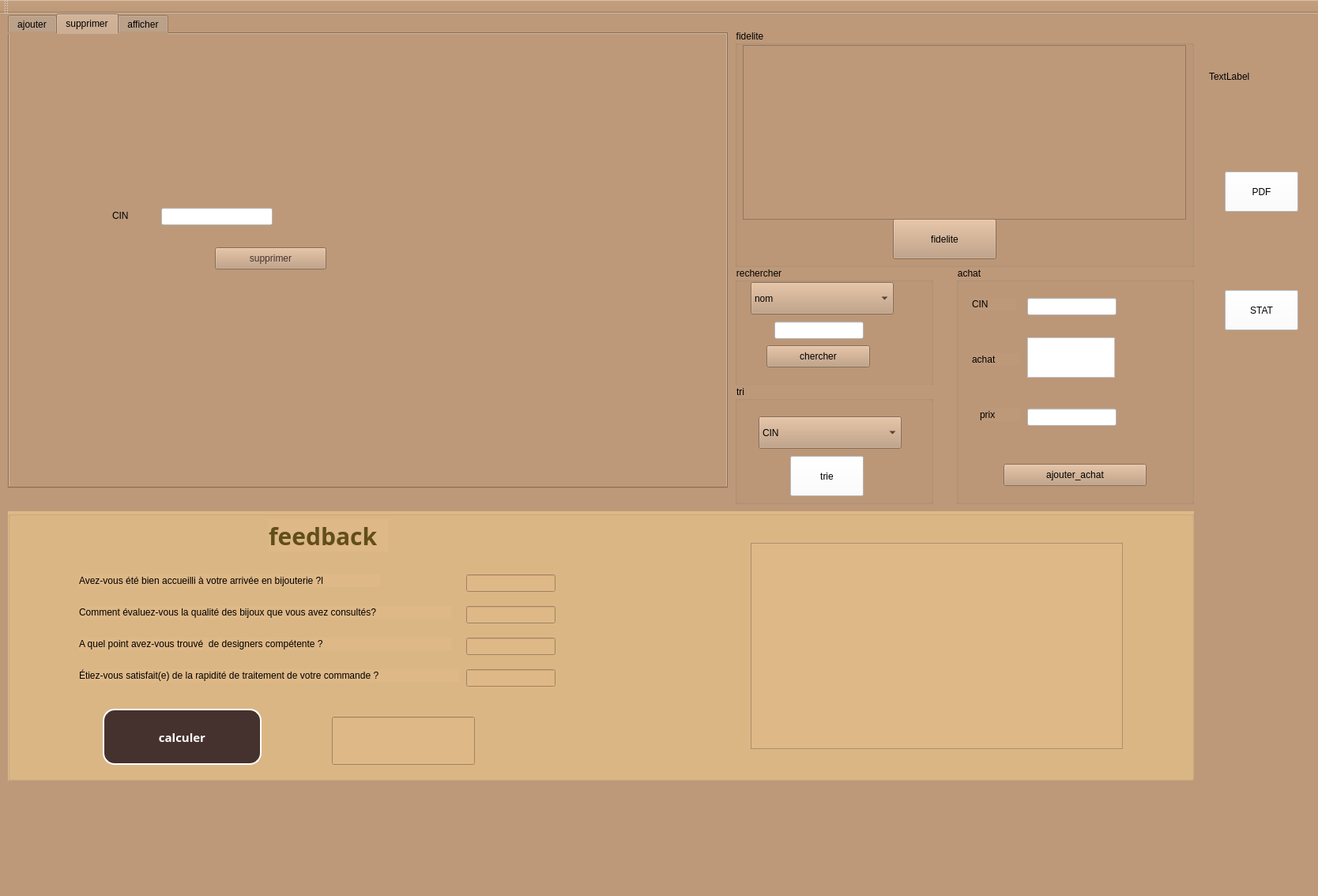
<?xml version="1.0" encoding="UTF-8"?>
<ui version="4.0">
 <class>MainWindow</class>
 <widget class="QMainWindow" name="MainWindow">
  <property name="geometry">
   <rect>
    <x>0</x>
    <y>0</y>
    <width>1668</width>
    <height>1134</height>
   </rect>
  </property>
  <property name="windowTitle">
   <string>Gestion des Clients</string>
  </property>
  <property name="styleSheet">
   <string notr="true">background-color: rgb(189, 153, 121);</string>
  </property>
  <widget class="QWidget" name="centralWidget">
   <widget class="QTabWidget" name="aaaaaaaaa">
    <property name="geometry">
     <rect>
      <x>10</x>
      <y>0</y>
      <width>911</width>
      <height>601</height>
     </rect>
    </property>
    <property name="currentIndex">
     <number>1</number>
    </property>
    <widget class="QWidget" name="ajouter">
     <attribute name="title">
      <string>ajouter</string>
     </attribute>
     <widget class="QGroupBox" name="groupBox">
      <property name="geometry">
       <rect>
        <x>-310</x>
        <y>-130</y>
        <width>1421</width>
        <height>921</height>
       </rect>
      </property>
      <property name="title">
       <string>ajout</string>
      </property>
      <widget class="QGroupBox" name="groupBox_3">
       <property name="geometry">
        <rect>
         <x>310</x>
         <y>120</y>
         <width>631</width>
         <height>651</height>
        </rect>
       </property>
       <property name="title">
        <string>ajout</string>
       </property>
       <widget class="QLabel" name="label_12">
        <property name="geometry">
         <rect>
          <x>20</x>
          <y>100</y>
          <width>56</width>
          <height>16</height>
         </rect>
        </property>
        <property name="styleSheet">
         <string notr="true">font: 10pt &quot;Arial Rounded MT Bold&quot;;</string>
        </property>
        <property name="text">
         <string>nom</string>
        </property>
       </widget>
       <widget class="QLabel" name="label_13">
        <property name="geometry">
         <rect>
          <x>20</x>
          <y>150</y>
          <width>71</width>
          <height>16</height>
         </rect>
        </property>
        <property name="styleSheet">
         <string notr="true">font: 10pt &quot;Arial Rounded MT Bold&quot;;</string>
        </property>
        <property name="text">
         <string>prenom</string>
        </property>
       </widget>
       <widget class="QLabel" name="label_14">
        <property name="geometry">
         <rect>
          <x>20</x>
          <y>200</y>
          <width>71</width>
          <height>16</height>
         </rect>
        </property>
        <property name="styleSheet">
         <string notr="true">font: 10pt &quot;Arial Rounded MT Bold&quot;;</string>
        </property>
        <property name="text">
         <string>adresse</string>
        </property>
       </widget>
       <widget class="QLabel" name="label_15">
        <property name="geometry">
         <rect>
          <x>20</x>
          <y>50</y>
          <width>56</width>
          <height>16</height>
         </rect>
        </property>
        <property name="styleSheet">
         <string notr="true">font: 10pt &quot;Arial Rounded MT Bold&quot;;</string>
        </property>
        <property name="text">
         <string>CIN</string>
        </property>
       </widget>
       <widget class="QLabel" name="label_16">
        <property name="geometry">
         <rect>
          <x>20</x>
          <y>240</y>
          <width>56</width>
          <height>21</height>
         </rect>
        </property>
        <property name="styleSheet">
         <string notr="true">font: 10pt &quot;Arial Rounded MT Bold&quot;;</string>
        </property>
        <property name="text">
         <string>numTl</string>
        </property>
       </widget>
       <widget class="QLineEdit" name="nom_LE">
        <property name="geometry">
         <rect>
          <x>110</x>
          <y>100</y>
          <width>161</width>
          <height>22</height>
         </rect>
        </property>
        <property name="text">
         <string/>
        </property>
       </widget>
       <widget class="QLineEdit" name="prenom_LE">
        <property name="geometry">
         <rect>
          <x>110</x>
          <y>150</y>
          <width>161</width>
          <height>22</height>
         </rect>
        </property>
        <property name="text">
         <string/>
        </property>
       </widget>
       <widget class="QLineEdit" name="adresse_LE">
        <property name="geometry">
         <rect>
          <x>110</x>
          <y>200</y>
          <width>161</width>
          <height>22</height>
         </rect>
        </property>
       </widget>
       <widget class="QLineEdit" name="CIN_LE">
        <property name="geometry">
         <rect>
          <x>110</x>
          <y>50</y>
          <width>161</width>
          <height>22</height>
         </rect>
        </property>
       </widget>
       <widget class="QLineEdit" name="numTl__LE">
        <property name="geometry">
         <rect>
          <x>110</x>
          <y>240</y>
          <width>161</width>
          <height>22</height>
         </rect>
        </property>
       </widget>
       <widget class="QPushButton" name="pb_ajouter">
        <property name="geometry">
         <rect>
          <x>320</x>
          <y>500</y>
          <width>93</width>
          <height>51</height>
         </rect>
        </property>
        <property name="styleSheet">
         <string notr="true">font: 15pt &quot;MV Boli&quot;;</string>
        </property>
        <property name="text">
         <string>ajouter</string>
        </property>
       </widget>
       <widget class="QPushButton" name="modifier">
        <property name="geometry">
         <rect>
          <x>50</x>
          <y>500</y>
          <width>111</width>
          <height>51</height>
         </rect>
        </property>
        <property name="styleSheet">
         <string notr="true">font: 15pt &quot;MV Boli&quot;;</string>
        </property>
        <property name="text">
         <string>modifier</string>
        </property>
       </widget>
       <widget class="QLabel" name="label_2">
        <property name="geometry">
         <rect>
          <x>0</x>
          <y>-30</y>
          <width>901</width>
          <height>651</height>
         </rect>
        </property>
        <property name="text">
         <string/>
        </property>
        <property name="pixmap">
         <pixmap>../387488608_1298659884866494_7454712925927752354_n.jpg</pixmap>
        </property>
        <property name="scaledContents">
         <bool>true</bool>
        </property>
       </widget>
       <widget class="QLabel" name="label_9">
        <property name="geometry">
         <rect>
          <x>10</x>
          <y>300</y>
          <width>111</width>
          <height>16</height>
         </rect>
        </property>
        <property name="styleSheet">
         <string notr="true">font: 10pt &quot;Arial Rounded MT Bold&quot;;</string>
        </property>
        <property name="text">
         <string>type d'achat</string>
        </property>
       </widget>
       <widget class="QLabel" name="label_10">
        <property name="geometry">
         <rect>
          <x>10</x>
          <y>380</y>
          <width>111</width>
          <height>16</height>
         </rect>
        </property>
        <property name="styleSheet">
         <string notr="true">font: 10pt &quot;Arial Rounded MT Bold&quot;;</string>
        </property>
        <property name="text">
         <string>prix</string>
        </property>
       </widget>
       <widget class="QLineEdit" name="prix">
        <property name="geometry">
         <rect>
          <x>110</x>
          <y>380</y>
          <width>161</width>
          <height>22</height>
         </rect>
        </property>
       </widget>
       <widget class="QTextEdit" name="type_achat">
        <property name="geometry">
         <rect>
          <x>120</x>
          <y>270</y>
          <width>151</width>
          <height>101</height>
         </rect>
        </property>
       </widget>
       <zorder>label_2</zorder>
       <zorder>label_12</zorder>
       <zorder>label_13</zorder>
       <zorder>label_14</zorder>
       <zorder>label_15</zorder>
       <zorder>label_16</zorder>
       <zorder>nom_LE</zorder>
       <zorder>prenom_LE</zorder>
       <zorder>adresse_LE</zorder>
       <zorder>CIN_LE</zorder>
       <zorder>numTl__LE</zorder>
       <zorder>pb_ajouter</zorder>
       <zorder>modifier</zorder>
       <zorder>label_9</zorder>
       <zorder>label_10</zorder>
       <zorder>prix</zorder>
       <zorder>type_achat</zorder>
      </widget>
     </widget>
    </widget>
    <widget class="QWidget" name="tab">
     <attribute name="title">
      <string>supprimer</string>
     </attribute>
     <widget class="QGroupBox" name="groupBox_4">
      <property name="geometry">
       <rect>
        <x>30</x>
        <y>150</y>
        <width>451</width>
        <height>271</height>
       </rect>
      </property>
      <property name="title">
       <string/>
      </property>
      <widget class="QLineEdit" name="supp">
       <property name="geometry">
        <rect>
         <x>162</x>
         <y>70</y>
         <width>141</width>
         <height>22</height>
        </rect>
       </property>
       <property name="styleSheet">
        <string notr="true">background-color: rgb(255, 255, 255);</string>
       </property>
      </widget>
      <widget class="QLabel" name="label_6">
       <property name="geometry">
        <rect>
         <x>100</x>
         <y>70</y>
         <width>56</width>
         <height>20</height>
        </rect>
       </property>
       <property name="styleSheet">
        <string notr="true">font: 10pt &quot;Arial Rounded MT Bold&quot;;</string>
       </property>
       <property name="text">
        <string>CIN</string>
       </property>
      </widget>
      <widget class="QPushButton" name="pb_supp">
       <property name="geometry">
        <rect>
         <x>230</x>
         <y>120</y>
         <width>141</width>
         <height>28</height>
        </rect>
       </property>
       <property name="styleSheet">
        <string notr="true">font: 15pt &quot;MV Boli&quot;;
color: rgb(69, 50, 46);</string>
       </property>
       <property name="text">
        <string>supprimer</string>
       </property>
      </widget>
      <widget class="QLabel" name="label_4">
       <property name="geometry">
        <rect>
         <x>-160</x>
         <y>-270</y>
         <width>1031</width>
         <height>741</height>
        </rect>
       </property>
       <property name="text">
        <string/>
       </property>
       <property name="pixmap">
        <pixmap>../387488608_1298659884866494_7454712925927752354_n.jpg</pixmap>
       </property>
       <property name="scaledContents">
        <bool>true</bool>
       </property>
      </widget>
      <zorder>label_4</zorder>
      <zorder>supp</zorder>
      <zorder>label_6</zorder>
      <zorder>pb_supp</zorder>
     </widget>
     <widget class="QLabel" name="label_3">
      <property name="geometry">
       <rect>
        <x>-120</x>
        <y>-190</y>
        <width>1021</width>
        <height>831</height>
       </rect>
      </property>
      <property name="text">
       <string/>
      </property>
      <property name="pixmap">
       <pixmap>../387488608_1298659884866494_7454712925927752354_n.jpg</pixmap>
      </property>
      <property name="scaledContents">
       <bool>true</bool>
      </property>
     </widget>
     <zorder>label_3</zorder>
     <zorder>groupBox_4</zorder>
    </widget>
    <widget class="QWidget" name="afficher">
     <attribute name="title">
      <string>afficher</string>
     </attribute>
     <widget class="QTableView" name="tab_client">
      <property name="geometry">
       <rect>
        <x>0</x>
        <y>0</y>
        <width>901</width>
        <height>481</height>
       </rect>
      </property>
     </widget>
     <widget class="QPushButton" name="afficher_2">
      <property name="geometry">
       <rect>
        <x>330</x>
        <y>500</y>
        <width>131</width>
        <height>51</height>
       </rect>
      </property>
      <property name="styleSheet">
       <string notr="true">font: 15pt &quot;MV Boli&quot;;</string>
      </property>
      <property name="text">
       <string>afficher</string>
      </property>
     </widget>
    </widget>
   </widget>
   <widget class="QPushButton" name="PDF">
    <property name="geometry">
     <rect>
      <x>1550</x>
      <y>200</y>
      <width>93</width>
      <height>51</height>
     </rect>
    </property>
    <property name="styleSheet">
     <string notr="true">font: 15pt &quot;MV Boli&quot;;
background-color: rgb(255, 255, 255);</string>
    </property>
    <property name="text">
     <string>PDF</string>
    </property>
   </widget>
   <widget class="QGroupBox" name="rechercher">
    <property name="geometry">
     <rect>
      <x>930</x>
      <y>320</y>
      <width>251</width>
      <height>151</height>
     </rect>
    </property>
    <property name="title">
     <string>rechercher</string>
    </property>
    <widget class="QPushButton" name="chercher">
     <property name="geometry">
      <rect>
       <x>40</x>
       <y>100</y>
       <width>131</width>
       <height>28</height>
      </rect>
     </property>
     <property name="styleSheet">
      <string notr="true">font: 15pt &quot;MV Boli&quot;;</string>
     </property>
     <property name="text">
      <string>chercher</string>
     </property>
    </widget>
    <widget class="QLineEdit" name="lineEditSearch">
     <property name="geometry">
      <rect>
       <x>50</x>
       <y>70</y>
       <width>113</width>
       <height>22</height>
      </rect>
     </property>
     <property name="styleSheet">
      <string notr="true">background-color: rgb(255, 255, 255);</string>
     </property>
    </widget>
    <widget class="QComboBox" name="chercher_selon">
     <property name="geometry">
      <rect>
       <x>20</x>
       <y>20</y>
       <width>181</width>
       <height>41</height>
      </rect>
     </property>
     <item>
      <property name="text">
       <string>nom</string>
      </property>
     </item>
     <item>
      <property name="text">
       <string>adresse</string>
      </property>
     </item>
     <item>
      <property name="text">
       <string>CIN</string>
      </property>
     </item>
    </widget>
    <zorder>lineEditSearch</zorder>
    <zorder>chercher</zorder>
    <zorder>chercher_selon</zorder>
   </widget>
   <widget class="QGroupBox" name="achat">
    <property name="geometry">
     <rect>
      <x>1210</x>
      <y>320</y>
      <width>301</width>
      <height>301</height>
     </rect>
    </property>
    <property name="title">
     <string>achat</string>
    </property>
    <widget class="QPushButton" name="ajouter_achat">
     <property name="geometry">
      <rect>
       <x>60</x>
       <y>250</y>
       <width>181</width>
       <height>28</height>
      </rect>
     </property>
     <property name="styleSheet">
      <string notr="true">font: 15pt &quot;MV Boli&quot;;</string>
     </property>
     <property name="text">
      <string>ajouter_achat</string>
     </property>
    </widget>
    <widget class="QLineEdit" name="CIN">
     <property name="geometry">
      <rect>
       <x>90</x>
       <y>40</y>
       <width>113</width>
       <height>22</height>
      </rect>
     </property>
     <property name="styleSheet">
      <string notr="true">background-color: rgb(255, 255, 255);</string>
     </property>
    </widget>
    <widget class="QLabel" name="label_5">
     <property name="geometry">
      <rect>
       <x>20</x>
       <y>40</y>
       <width>56</width>
       <height>16</height>
      </rect>
     </property>
     <property name="styleSheet">
      <string notr="true">font: 10pt &quot;Arial Rounded MT Bold&quot;;</string>
     </property>
     <property name="text">
      <string>CIN</string>
     </property>
    </widget>
    <widget class="QLabel" name="label_7">
     <property name="geometry">
      <rect>
       <x>20</x>
       <y>110</y>
       <width>61</width>
       <height>16</height>
      </rect>
     </property>
     <property name="styleSheet">
      <string notr="true">font: 10pt &quot;Arial Rounded MT Bold&quot;;</string>
     </property>
     <property name="text">
      <string>achat </string>
     </property>
    </widget>
    <widget class="QLabel" name="label_8">
     <property name="geometry">
      <rect>
       <x>30</x>
       <y>180</y>
       <width>51</width>
       <height>16</height>
      </rect>
     </property>
     <property name="styleSheet">
      <string notr="true">font: 10pt &quot;Arial Rounded MT Bold&quot;;</string>
     </property>
     <property name="text">
      <string>prix</string>
     </property>
    </widget>
    <widget class="QLineEdit" name="prix_ajouter">
     <property name="geometry">
      <rect>
       <x>90</x>
       <y>180</y>
       <width>113</width>
       <height>22</height>
      </rect>
     </property>
     <property name="styleSheet">
      <string notr="true">background-color: rgb(255, 255, 255);</string>
     </property>
    </widget>
    <widget class="QTextEdit" name="type_achat_ajouter">
     <property name="geometry">
      <rect>
       <x>90</x>
       <y>90</y>
       <width>111</width>
       <height>51</height>
      </rect>
     </property>
     <property name="styleSheet">
      <string notr="true">background-color: rgb(255, 255, 255);</string>
     </property>
    </widget>
   </widget>
   <widget class="QGroupBox" name="fidelite_2">
    <property name="geometry">
     <rect>
      <x>930</x>
      <y>20</y>
      <width>581</width>
      <height>301</height>
     </rect>
    </property>
    <property name="title">
     <string>fidelite</string>
    </property>
    <widget class="QPushButton" name="fidelite">
     <property name="geometry">
      <rect>
       <x>200</x>
       <y>240</y>
       <width>131</width>
       <height>51</height>
      </rect>
     </property>
     <property name="styleSheet">
      <string notr="true">font: 15pt &quot;MV Boli&quot;;</string>
     </property>
     <property name="text">
      <string>fidelite</string>
     </property>
    </widget>
    <widget class="QTableView" name="loyaltyTableView">
     <property name="geometry">
      <rect>
       <x>10</x>
       <y>20</y>
       <width>561</width>
       <height>221</height>
      </rect>
     </property>
    </widget>
   </widget>
   <widget class="QGroupBox" name="rechercher_2">
    <property name="geometry">
     <rect>
      <x>930</x>
      <y>470</y>
      <width>251</width>
      <height>151</height>
     </rect>
    </property>
    <property name="title">
     <string>tri</string>
    </property>
    <widget class="QPushButton" name="trier">
     <property name="geometry">
      <rect>
       <x>70</x>
       <y>90</y>
       <width>93</width>
       <height>51</height>
      </rect>
     </property>
     <property name="styleSheet">
      <string notr="true">font: 15pt &quot;MV Boli&quot;;
background-color: rgb(255, 255, 255);
</string>
     </property>
     <property name="text">
      <string>trie</string>
     </property>
    </widget>
    <widget class="QComboBox" name="trier_selon">
     <property name="geometry">
      <rect>
       <x>30</x>
       <y>40</y>
       <width>181</width>
       <height>41</height>
      </rect>
     </property>
     <item>
      <property name="text">
       <string>CIN</string>
      </property>
     </item>
     <item>
      <property name="text">
       <string>nom</string>
      </property>
     </item>
     <item>
      <property name="text">
       <string>prenom</string>
      </property>
     </item>
    </widget>
   </widget>
   <widget class="QPushButton" name="STAT">
    <property name="geometry">
     <rect>
      <x>1550</x>
      <y>350</y>
      <width>93</width>
      <height>51</height>
     </rect>
    </property>
    <property name="styleSheet">
     <string notr="true">font: 15pt &quot;MV Boli&quot;;
background-color: rgb(255, 255, 255);</string>
    </property>
    <property name="text">
     <string>STAT</string>
    </property>
   </widget>
   <widget class="QGroupBox" name="groupBoxpatient_4">
    <property name="geometry">
     <rect>
      <x>10</x>
      <y>630</y>
      <width>1501</width>
      <height>341</height>
     </rect>
    </property>
    <property name="palette">
     <palette>
      <active>
       <colorrole role="Button">
        <brush brushstyle="SolidPattern">
         <color alpha="255">
          <red>222</red>
          <green>184</green>
          <blue>135</blue>
         </color>
        </brush>
       </colorrole>
       <colorrole role="Base">
        <brush brushstyle="SolidPattern">
         <color alpha="255">
          <red>222</red>
          <green>184</green>
          <blue>135</blue>
         </color>
        </brush>
       </colorrole>
       <colorrole role="Window">
        <brush brushstyle="SolidPattern">
         <color alpha="255">
          <red>222</red>
          <green>184</green>
          <blue>135</blue>
         </color>
        </brush>
       </colorrole>
      </active>
      <inactive>
       <colorrole role="Button">
        <brush brushstyle="SolidPattern">
         <color alpha="255">
          <red>222</red>
          <green>184</green>
          <blue>135</blue>
         </color>
        </brush>
       </colorrole>
       <colorrole role="Base">
        <brush brushstyle="SolidPattern">
         <color alpha="255">
          <red>222</red>
          <green>184</green>
          <blue>135</blue>
         </color>
        </brush>
       </colorrole>
       <colorrole role="Window">
        <brush brushstyle="SolidPattern">
         <color alpha="255">
          <red>222</red>
          <green>184</green>
          <blue>135</blue>
         </color>
        </brush>
       </colorrole>
      </inactive>
      <disabled>
       <colorrole role="Button">
        <brush brushstyle="SolidPattern">
         <color alpha="255">
          <red>222</red>
          <green>184</green>
          <blue>135</blue>
         </color>
        </brush>
       </colorrole>
       <colorrole role="Base">
        <brush brushstyle="SolidPattern">
         <color alpha="255">
          <red>222</red>
          <green>184</green>
          <blue>135</blue>
         </color>
        </brush>
       </colorrole>
       <colorrole role="Window">
        <brush brushstyle="SolidPattern">
         <color alpha="255">
          <red>222</red>
          <green>184</green>
          <blue>135</blue>
         </color>
        </brush>
       </colorrole>
      </disabled>
     </palette>
    </property>
    <property name="styleSheet">
     <string notr="true">background-color:rgb(222, 184, 135)


</string>
    </property>
    <property name="title">
     <string/>
    </property>
    <widget class="QLabel" name="question1">
     <property name="geometry">
      <rect>
       <x>90</x>
       <y>80</y>
       <width>381</width>
       <height>16</height>
      </rect>
     </property>
     <property name="styleSheet">
      <string notr="true">font: 9pt &quot;MS Shell Dlg 2&quot;;</string>
     </property>
     <property name="text">
      <string>Avez-vous été bien accueilli à votre arrivée en bijouterie ?l</string>
     </property>
    </widget>
    <widget class="QLabel" name="question2">
     <property name="geometry">
      <rect>
       <x>90</x>
       <y>120</y>
       <width>471</width>
       <height>16</height>
      </rect>
     </property>
     <property name="styleSheet">
      <string notr="true">font: 9pt &quot;MS Shell Dlg 2&quot;;</string>
     </property>
     <property name="text">
      <string>Comment évaluez-vous la qualité des bijoux que vous avez consultés?</string>
     </property>
    </widget>
    <widget class="QLabel" name="question3">
     <property name="geometry">
      <rect>
       <x>90</x>
       <y>160</y>
       <width>471</width>
       <height>16</height>
      </rect>
     </property>
     <property name="styleSheet">
      <string notr="true">font: 9pt &quot;MS Shell Dlg 2&quot;;</string>
     </property>
     <property name="text">
      <string>A quel point avez-vous trouvé  de designers compétente ?</string>
     </property>
    </widget>
    <widget class="QLabel" name="titre">
     <property name="geometry">
      <rect>
       <x>330</x>
       <y>10</y>
       <width>151</width>
       <height>41</height>
      </rect>
     </property>
     <property name="styleSheet">
      <string notr="true">font-weight: bold;
color: rgb(97, 78, 26);
font-size:30px;
font-family:century gothic;</string>
     </property>
     <property name="text">
      <string>feedback</string>
     </property>
    </widget>
    <widget class="QPushButton" name="calculer">
     <property name="geometry">
      <rect>
       <x>120</x>
       <y>250</y>
       <width>201</width>
       <height>71</height>
      </rect>
     </property>
     <property name="palette">
      <palette>
       <active>
        <colorrole role="WindowText">
         <brush brushstyle="SolidPattern">
          <color alpha="255">
           <red>255</red>
           <green>255</green>
           <blue>255</blue>
          </color>
         </brush>
        </colorrole>
        <colorrole role="Button">
         <brush brushstyle="SolidPattern">
          <color alpha="255">
           <red>69</red>
           <green>50</green>
           <blue>46</blue>
          </color>
         </brush>
        </colorrole>
        <colorrole role="Text">
         <brush brushstyle="SolidPattern">
          <color alpha="255">
           <red>255</red>
           <green>255</green>
           <blue>255</blue>
          </color>
         </brush>
        </colorrole>
        <colorrole role="ButtonText">
         <brush brushstyle="SolidPattern">
          <color alpha="255">
           <red>255</red>
           <green>255</green>
           <blue>255</blue>
          </color>
         </brush>
        </colorrole>
        <colorrole role="Base">
         <brush brushstyle="SolidPattern">
          <color alpha="255">
           <red>69</red>
           <green>50</green>
           <blue>46</blue>
          </color>
         </brush>
        </colorrole>
        <colorrole role="Window">
         <brush brushstyle="SolidPattern">
          <color alpha="255">
           <red>69</red>
           <green>50</green>
           <blue>46</blue>
          </color>
         </brush>
        </colorrole>
        <colorrole role="LinkVisited">
         <brush brushstyle="SolidPattern">
          <color alpha="255">
           <red>165</red>
           <green>165</green>
           <blue>170</blue>
          </color>
         </brush>
        </colorrole>
        <colorrole role="PlaceholderText">
         <brush brushstyle="NoBrush">
          <color alpha="128">
           <red>255</red>
           <green>255</green>
           <blue>255</blue>
          </color>
         </brush>
        </colorrole>
       </active>
       <inactive>
        <colorrole role="WindowText">
         <brush brushstyle="SolidPattern">
          <color alpha="255">
           <red>255</red>
           <green>255</green>
           <blue>255</blue>
          </color>
         </brush>
        </colorrole>
        <colorrole role="Button">
         <brush brushstyle="SolidPattern">
          <color alpha="255">
           <red>69</red>
           <green>50</green>
           <blue>46</blue>
          </color>
         </brush>
        </colorrole>
        <colorrole role="Text">
         <brush brushstyle="SolidPattern">
          <color alpha="255">
           <red>255</red>
           <green>255</green>
           <blue>255</blue>
          </color>
         </brush>
        </colorrole>
        <colorrole role="ButtonText">
         <brush brushstyle="SolidPattern">
          <color alpha="255">
           <red>255</red>
           <green>255</green>
           <blue>255</blue>
          </color>
         </brush>
        </colorrole>
        <colorrole role="Base">
         <brush brushstyle="SolidPattern">
          <color alpha="255">
           <red>69</red>
           <green>50</green>
           <blue>46</blue>
          </color>
         </brush>
        </colorrole>
        <colorrole role="Window">
         <brush brushstyle="SolidPattern">
          <color alpha="255">
           <red>69</red>
           <green>50</green>
           <blue>46</blue>
          </color>
         </brush>
        </colorrole>
        <colorrole role="LinkVisited">
         <brush brushstyle="SolidPattern">
          <color alpha="255">
           <red>165</red>
           <green>165</green>
           <blue>170</blue>
          </color>
         </brush>
        </colorrole>
        <colorrole role="PlaceholderText">
         <brush brushstyle="NoBrush">
          <color alpha="128">
           <red>255</red>
           <green>255</green>
           <blue>255</blue>
          </color>
         </brush>
        </colorrole>
       </inactive>
       <disabled>
        <colorrole role="WindowText">
         <brush brushstyle="SolidPattern">
          <color alpha="255">
           <red>255</red>
           <green>255</green>
           <blue>255</blue>
          </color>
         </brush>
        </colorrole>
        <colorrole role="Button">
         <brush brushstyle="SolidPattern">
          <color alpha="255">
           <red>69</red>
           <green>50</green>
           <blue>46</blue>
          </color>
         </brush>
        </colorrole>
        <colorrole role="Text">
         <brush brushstyle="SolidPattern">
          <color alpha="255">
           <red>255</red>
           <green>255</green>
           <blue>255</blue>
          </color>
         </brush>
        </colorrole>
        <colorrole role="ButtonText">
         <brush brushstyle="SolidPattern">
          <color alpha="255">
           <red>255</red>
           <green>255</green>
           <blue>255</blue>
          </color>
         </brush>
        </colorrole>
        <colorrole role="Base">
         <brush brushstyle="SolidPattern">
          <color alpha="255">
           <red>69</red>
           <green>50</green>
           <blue>46</blue>
          </color>
         </brush>
        </colorrole>
        <colorrole role="Window">
         <brush brushstyle="SolidPattern">
          <color alpha="255">
           <red>69</red>
           <green>50</green>
           <blue>46</blue>
          </color>
         </brush>
        </colorrole>
        <colorrole role="LinkVisited">
         <brush brushstyle="SolidPattern">
          <color alpha="255">
           <red>165</red>
           <green>165</green>
           <blue>170</blue>
          </color>
         </brush>
        </colorrole>
        <colorrole role="PlaceholderText">
         <brush brushstyle="NoBrush">
          <color alpha="128">
           <red>255</red>
           <green>255</green>
           <blue>255</blue>
          </color>
         </brush>
        </colorrole>
       </disabled>
      </palette>
     </property>
     <property name="styleSheet">
      <string notr="true">QPushButton{color:white;
border:2px solid white;
background:red;
border-radius:15px;
	background-color: rgb(69, 50, 46);
cursor:pointer;
font-family:century gothic;
font-weight: bold;
font-size:15px;}
QPushButton:hover{
background-color:black;}
</string>
     </property>
     <property name="text">
      <string>calculer</string>
     </property>
    </widget>
    <widget class="QLabel" name="question4">
     <property name="geometry">
      <rect>
       <x>90</x>
       <y>200</y>
       <width>481</width>
       <height>16</height>
      </rect>
     </property>
     <property name="styleSheet">
      <string notr="true">font: 9pt &quot;MS Shell Dlg 2&quot;;</string>
     </property>
     <property name="text">
      <string>Étiez-vous satisfait(e) de la rapidité de traitement de votre commande ?</string>
     </property>
    </widget>
    <widget class="QLineEdit" name="reponse1">
     <property name="geometry">
      <rect>
       <x>580</x>
       <y>80</y>
       <width>113</width>
       <height>22</height>
      </rect>
     </property>
     <property name="palette">
      <palette>
       <active>
        <colorrole role="Button">
         <brush brushstyle="SolidPattern">
          <color alpha="255">
           <red>222</red>
           <green>184</green>
           <blue>135</blue>
          </color>
         </brush>
        </colorrole>
        <colorrole role="Base">
         <brush brushstyle="SolidPattern">
          <color alpha="255">
           <red>222</red>
           <green>184</green>
           <blue>135</blue>
          </color>
         </brush>
        </colorrole>
        <colorrole role="Window">
         <brush brushstyle="SolidPattern">
          <color alpha="255">
           <red>222</red>
           <green>184</green>
           <blue>135</blue>
          </color>
         </brush>
        </colorrole>
       </active>
       <inactive>
        <colorrole role="Button">
         <brush brushstyle="SolidPattern">
          <color alpha="255">
           <red>222</red>
           <green>184</green>
           <blue>135</blue>
          </color>
         </brush>
        </colorrole>
        <colorrole role="Base">
         <brush brushstyle="SolidPattern">
          <color alpha="255">
           <red>222</red>
           <green>184</green>
           <blue>135</blue>
          </color>
         </brush>
        </colorrole>
        <colorrole role="Window">
         <brush brushstyle="SolidPattern">
          <color alpha="255">
           <red>222</red>
           <green>184</green>
           <blue>135</blue>
          </color>
         </brush>
        </colorrole>
       </inactive>
       <disabled>
        <colorrole role="Button">
         <brush brushstyle="SolidPattern">
          <color alpha="255">
           <red>222</red>
           <green>184</green>
           <blue>135</blue>
          </color>
         </brush>
        </colorrole>
        <colorrole role="Base">
         <brush brushstyle="SolidPattern">
          <color alpha="255">
           <red>222</red>
           <green>184</green>
           <blue>135</blue>
          </color>
         </brush>
        </colorrole>
        <colorrole role="Window">
         <brush brushstyle="SolidPattern">
          <color alpha="255">
           <red>222</red>
           <green>184</green>
           <blue>135</blue>
          </color>
         </brush>
        </colorrole>
       </disabled>
      </palette>
     </property>
     <property name="styleSheet">
      <string notr="true">background-color: rgb(109, 32, 33);
background-color: rgb(222, 184, 135);</string>
     </property>
    </widget>
    <widget class="QLineEdit" name="reponse4">
     <property name="geometry">
      <rect>
       <x>580</x>
       <y>200</y>
       <width>113</width>
       <height>22</height>
      </rect>
     </property>
    </widget>
    <widget class="QLineEdit" name="reponse3">
     <property name="geometry">
      <rect>
       <x>580</x>
       <y>160</y>
       <width>113</width>
       <height>22</height>
      </rect>
     </property>
    </widget>
    <widget class="QLineEdit" name="reponse2">
     <property name="geometry">
      <rect>
       <x>580</x>
       <y>120</y>
       <width>113</width>
       <height>22</height>
      </rect>
     </property>
    </widget>
    <widget class="QLineEdit" name="moyenne">
     <property name="geometry">
      <rect>
       <x>410</x>
       <y>260</y>
       <width>181</width>
       <height>61</height>
      </rect>
     </property>
    </widget>
    <widget class="QPlainTextEdit" name="resultTextEdit">
     <property name="geometry">
      <rect>
       <x>940</x>
       <y>40</y>
       <width>471</width>
       <height>261</height>
      </rect>
     </property>
    </widget>
   </widget>
   <widget class="QLabel" name="label_11">
    <property name="geometry">
     <rect>
      <x>1530</x>
      <y>70</y>
      <width>151</width>
      <height>20</height>
     </rect>
    </property>
    <property name="text">
     <string>TextLabel</string>
    </property>
   </widget>
   <zorder>aaaaaaaaa</zorder>
   <zorder>rechercher</zorder>
   <zorder>PDF</zorder>
   <zorder>achat</zorder>
   <zorder>fidelite_2</zorder>
   <zorder>rechercher_2</zorder>
   <zorder>STAT</zorder>
   <zorder>groupBoxpatient_4</zorder>
   <zorder>label_11</zorder>
  </widget>
  <widget class="QMenuBar" name="menuBar">
   <property name="geometry">
    <rect>
     <x>0</x>
     <y>0</y>
     <width>1668</width>
     <height>26</height>
    </rect>
   </property>
  </widget>
  <widget class="QToolBar" name="mainToolBar">
   <attribute name="toolBarArea">
    <enum>TopToolBarArea</enum>
   </attribute>
   <attribute name="toolBarBreak">
    <bool>false</bool>
   </attribute>
  </widget>
  <widget class="QStatusBar" name="statusBar"/>
 </widget>
 <layoutdefault spacing="6" margin="11"/>
 <resources/>
 <connections/>
</ui>
